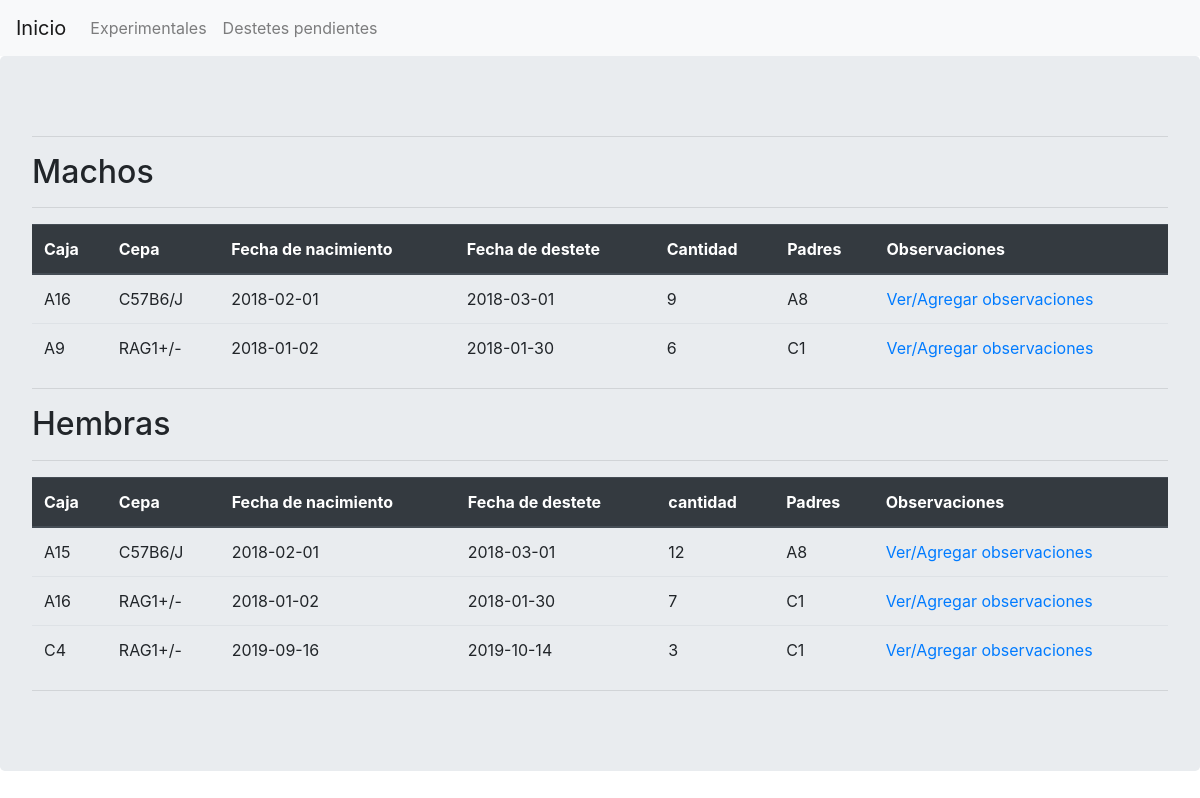
The app's page /macho-hembra/, older data.
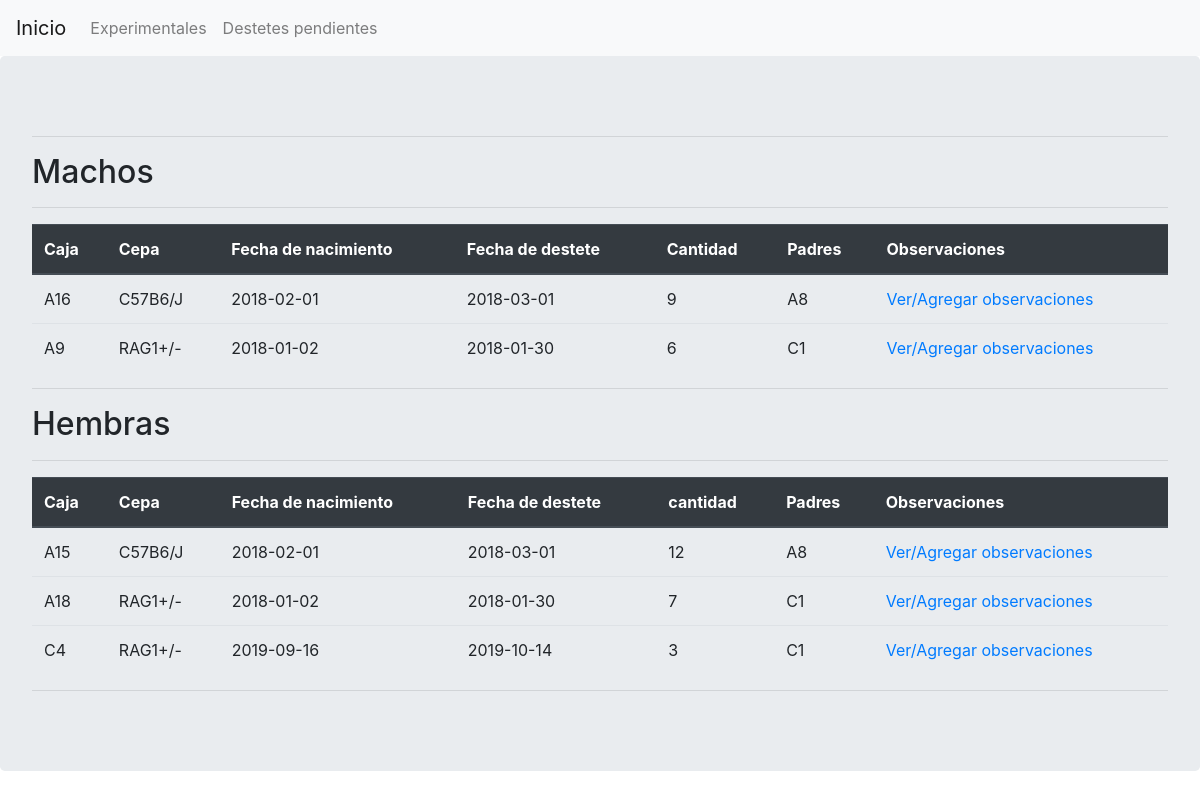
The same page, newer data.
### app.py (models this page shows, shortened)
class Hembra(db.Model):
    __tablename__ = 'hembra'
    __table_args__ = {'extend_existing': True}
    db.Model.metadata.reflect(db.engine)
    id = db.Column(db.Integer, primary_key=True)
    caja = db.Column(db.String(20), nullable=False)
    cepa = db.Column(db.String(20), nullable=False)
    fecha_nacimiento = db.Column(db.DateTime, default=datetime.today() + relativedelta(days=-28), nullable=False)
    fecha_destete = db.Column(db.DateTime, default=datetime.utcnow, nullable=False)
    cantidad = db.Column(db.Integer, default=0, nullable=False)
    padres = db.Column(db.String(20), nullable=False)
    cruza_id = db.Column(db.Integer, db.ForeignKey('cruza.id'), nullable=False)
    observacion = db.relationship('Observacion', backref='hembra', lazy=True)

### app.py (the view)
@app.route("/macho-hembra/", methods=['GET'])
def macho_hembra_get():
    machos = Macho.query.order_by(Macho.cepa).all()
    hembras = Hembra.query.order_by(Hembra.cepa).all()
    return render_template("macho-hembra.html", machos=machos, hembras=hembras)

### templates/macho-hembra.html (shortened to what this page needs)
{% extends 'base.html' %}
{% block body%}
<div class="jumbotron">
	<div class="content">
		<hr>
		<h2>Machos</h2>
		<hr>
		<table class="table">
			<thead class="thead-dark">
				<tr>
					<th>Caja</th>
					<th>Cepa</th>
					<th>Fecha de nacimiento</th>
					<th>Fecha de destete</th>
					<th>Cantidad</th>
					<th>Padres</th>
					<th>Observaciones</th>
				</tr>
			</thead>
			{%for macho in machos %}
			<tr>
				<td>{{ macho.caja}}</td>
				<td>{{ macho.cepa}}</td>
				<td>{{ macho.fecha_nacimiento.date() }}</td>
				<td>{{ macho.fecha_destete.date() }}</td>
				<td>{{ macho.cantidad }}</td>
				<td>{{ macho.padres }}</td>
				<td><a href="/observacion-macho/{{macho.id}}">Ver/Agregar observaciones</a></td>
			</tr>
			{% endfor %}
		</table>
		<hr>
		<h2>Hembras</h2>
		<hr>
		<table class="table">
			<thead class="thead-dark">
				<tr>
					<th>Caja</th>
					<th>Cepa</th>
					<th>Fecha de nacimiento</th>
					<th>Fecha de destete</th>
					<th>cantidad</th>
					<th>Padres</th>
					<th>Observaciones</th>
				</tr>
			</thead>
			{%for hembra in hembras %}
			<tr>
				<td>{{ hembra.caja}}</td>
				<td>{{ hembra.cepa}}</td>
				<td>{{ hembra.fecha_nacimiento.date() }}</td>
				<td>{{ hembra.fecha_destete.date() }}</td>
				<td>{{ hembra.cantidad }}</td>
				<td>{{ hembra.padres }}</td>
				<td><a href="/observacion-hembra/{{hembra.id}}">Ver/Agregar observaciones</td>
			</tr>
			{% endfor %}
		</table>
		<hr>
	</div>
</div>
{% endblock %}

Row changes from the older to the newer data that the page shows:
changed Hembra (number 2 of 3 on the later page): caja "A16" → "A18"
